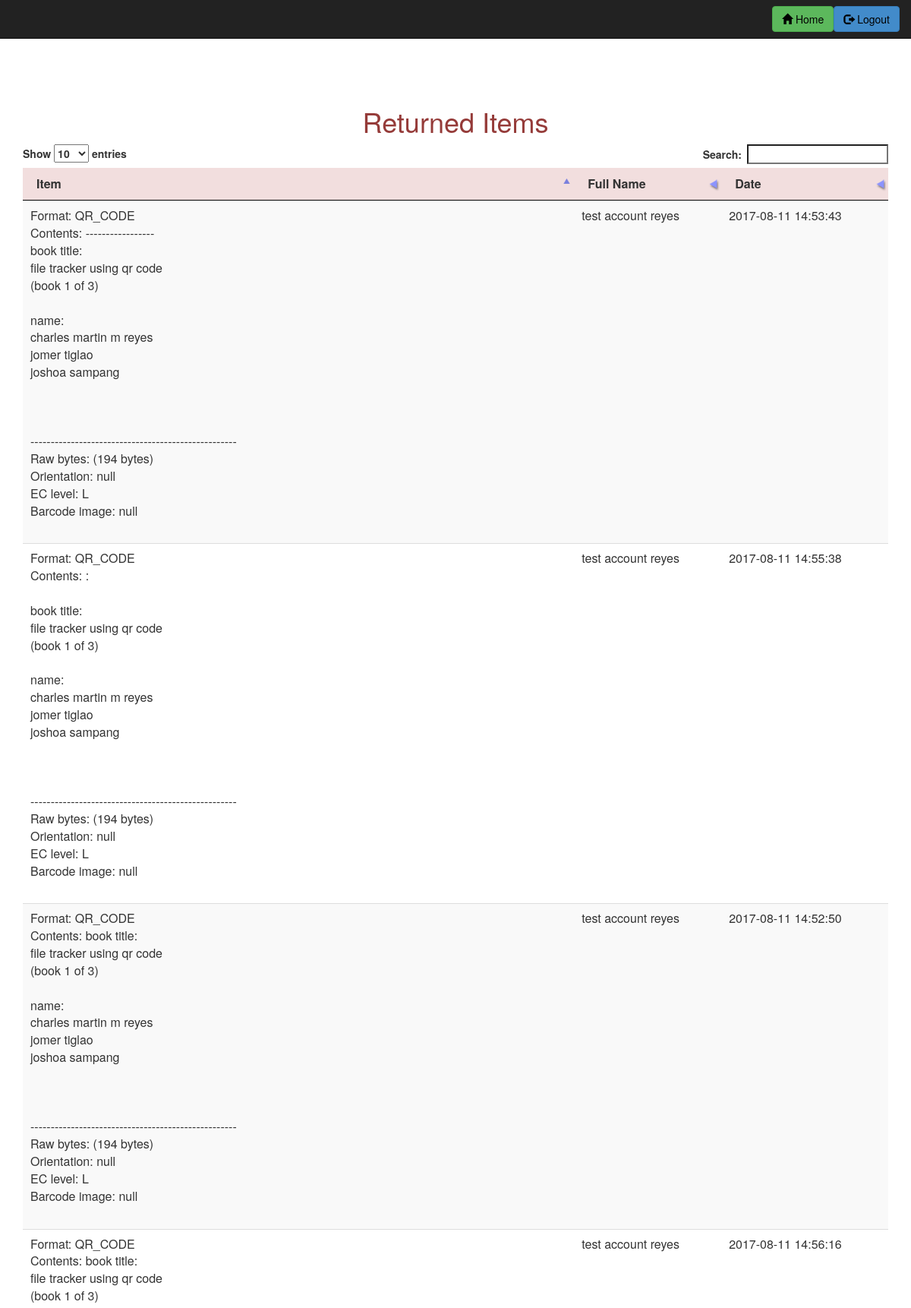
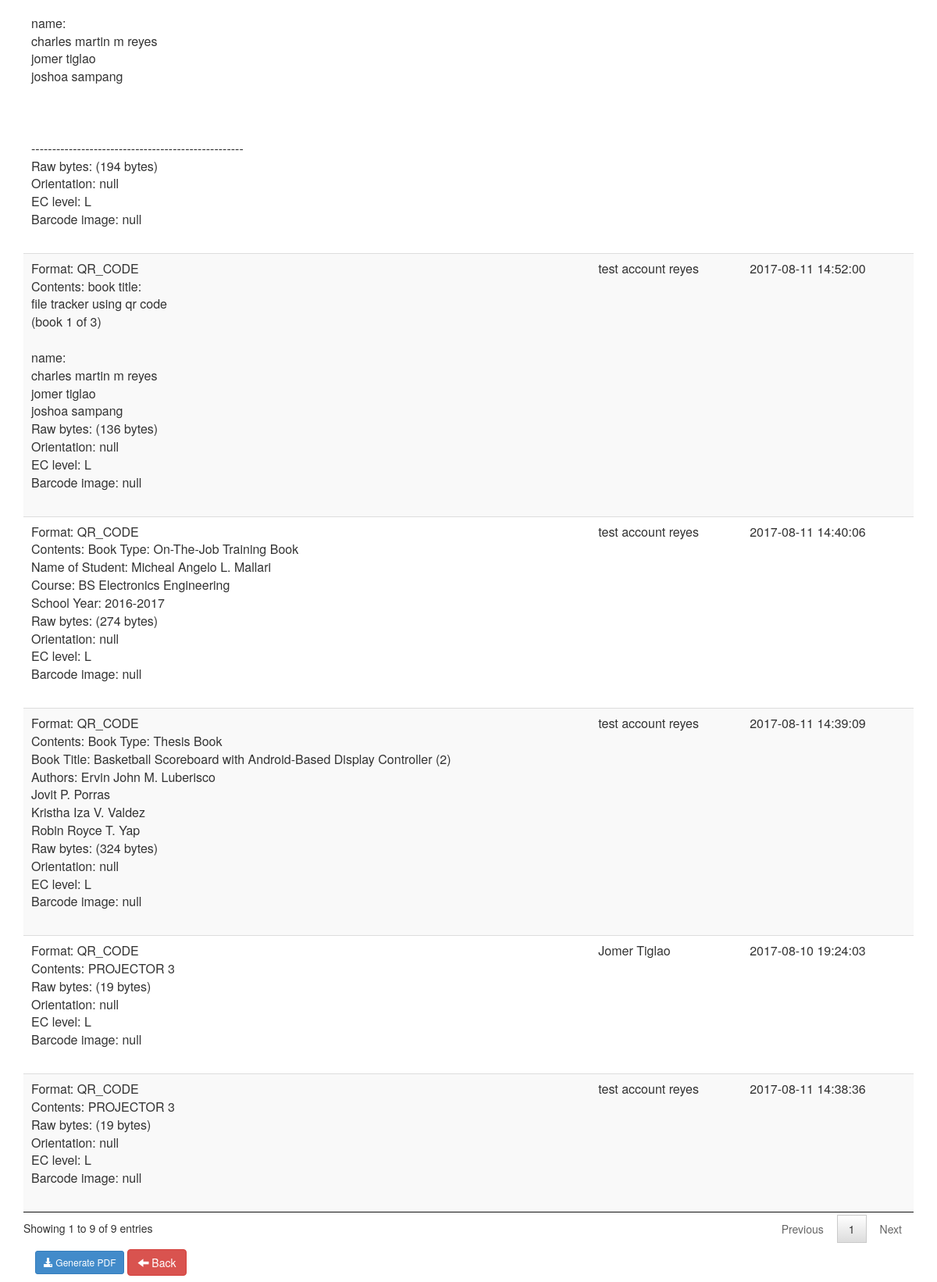
The page /index.php/main/getTransaction/returned on the database its author committed (2 pictures, top to bottom).
### tables this page shows
CREATE TABLE `returned` (
  `id` int(11) NOT NULL,
  `borrower` text NOT NULL,
  `item` text NOT NULL,
  `agent_id` int(11) NOT NULL,
  `date_created` text
);

CREATE TABLE `agent` (
  `id_agent` int(11) NOT NULL,
  `user_name` text NOT NULL,
  `password` text NOT NULL,
  `student_number` text NOT NULL,
  `full_name` text NOT NULL,
  `admin` tinyint(1) NOT NULL DEFAULT '0'
);

### application/controllers/Main.php (called while the page is built, shortened)
<?php
class Main extends CI_Controller {
	public function getTransaction($type){
		if($type == "returned"){
			$query="select id,agent.full_name , returned.item , returned.date_created ";
			$query.=" from returned left join agent on agent.id_agent = returned.agent_id";
			$query=$this->db->query($query);
			$result=$query->result();
			$data['logs']=$result;
			$data['type']=$type;
			$data['title']="Returned Items";
			$this->load->view('logs', $data);
		}else if($type == "borrowed"){
			$query="select id,agent.full_name , borrowed.item , borrowed.date_created ";
			$query.=" from borrowed left join agent on agent.id_agent = borrowed .agent_id";
			$query=$this->db->query($query);
			$result=$query->result();
			$data['logs']=$result;
			$data['type']=$type;
			$data['title']="Borrowed Items";
			$this->load->view('logs', $data);
		}else if($type == "transactions"){
			$query="select id,agent.full_name , transaction_logs.item , transaction_logs.date_created, transaction_logs.borrowed ";
			$query.=" from transaction_logs left join agent on agent.id_agent = transaction_logs .agent_id";
			$query.=" where transaction_logs.deleted = 0";
			$query=$this->db->query($query);
			$result=$query->result();
			$data['logs']=$result;
			$data['type']=$type;
			$data['title']="Transaction Logs";
			$this->load->view('logs', $data);
		}else if($type == "history"){
			$query="select id,agent.full_name , transaction_logs.item , transaction_logs.date_created, transaction_logs.borrowed ";
			$query.=" from transaction_logs left join agent on agent.id_agent = transaction_logs .agent_id";
			$query=$this->db->query($query);
			$result=$query->result();
			$data['logs']=$result;
			$data['type']=$type;
			$data['title']="History";
			$this->load->view('logs', $data);
		}
	}
}

### index.php (called while the page is built, shortened)
<?php
require_once BASEPATH.'core/CodeIgniter.php';

### application/views/logs.php (the view, shortened to what this page needs)
<body>
<?php include('include/header.php'); ?>
<div class="container" style="margin-top: 100px;">
    <div class="text-center">
       <h1 style="color: #953b39"> <?php echo $title; ?> </h1>
    </div>
    <table class="table bg-danger table-striped" id="logs-table">
        <thead>
            <tr class="trow">
                <th>Item</th>
                <th>Full Name</th>
                <th>Date</th>
            </tr>
        </thead>
        <tbody>
    <?php foreach($logs as $log){ ?>
    <tr class="trow">
        <td>
            <?php echo str_replace("\n","<br/>" ,$log->item); ?>
            <br>
        </td>
        <td>
            <?php echo $log->full_name; ?>
        </td>
        <td>
            <?php echo $log->date_created; ?>
        </td>
    </tr>
    <?php  }?>
        </tbody>
    </table>
</div>
<footer class="footer">
    <div class="container">
        <div class="col-lg-8">
            <button type="button" class="btn btn-primary btn-sm" onclick="generatefromtable('logs-table','<?php echo $title; ?>','<?php echo $title; ?>')">
                <span class="glyphicon glyphicon-download-alt"></span> Generate PDF
            </button>
            <a href='<?php echo base_url()."index.php/main/members"?>'class="btn btn-danger navbar-btn">
                <span class="glyphicon glyphicon-arrow-left"></span> Back
            </a>
        </div>
    </div>
</footer>
</body>
</html>

### application/views/include/header.php (shortened to what this page needs)
<html>
<head>
	<link href="<?php echo base_url();?>css/bootstrap.min.css" rel="stylesheet" media="screen">
	<link href="<?php echo base_url();?>css/datepicker.css" rel="stylesheet" media="screen">
	<link href="<?php echo base_url();?>css/jquery.dataTables.min.css" rel="stylesheet" media="screen">
    <link href="<?php echo base_url();?>css/design.css" rel="stylesheet" media="screen">
</head>
<body >
    <nav class="navbar navbar-fixed-top navbar-inverse">
       <div class="container-fluid navbar-right">
            <div class="navbar-header navbar-right">
				<a href='<?php echo base_url()."index.php/main/logout"?>' class="btn btn-primary navbar-btn pull-right" style="color: #000000;">
                    <span class="glyphicon glyphicon-log-out"></span>
                    Logout
                </a>
            </div>
           <div class="navbar-header navbar-right">
               <a href='<?php echo base_url()."index.php/main/members"?>' class="btn btn-success navbar-btn pull-right" style="color: #000000;">
                   <span class="glyphicon glyphicon-home"></span>
                   Home </a>
           </div>
        </div>
    </nav>

### rows shown on the page
returned: item "Format: QR_CODE Contents: PROJECTOR 3 Raw bytes: (19 bytes) Orientation: null EC level: L Barcode image: null", agent.full_name "Jomer Tiglao", date_created "2017-08-10 19:24:03"
returned: item "Format: QR_CODE Contents: PROJECTOR 3 Raw bytes: (19 bytes) Orientation: null EC level: L Barcode image: null", agent.full_name "test account reyes", date_created "2017-08-11 14:38:36"
returned: item "Format: QR_CODE Contents: Book Type: Thesis Book Book Title: Basketball Scoreboard with Android-Based Display Controller (2) Authors: Ervin John M. Luberisco Jovit P. Porras Kristha Iza V. Valdez Robin Royce T. Yap Raw bytes: (324 bytes) Orientation: null EC level: L Barcode image: null", agent.full_name "test account reyes", date_created "2017-08-11 14:39:09"
returned: item "Format: QR_CODE Contents: Book Type: On-The-Job Training Book Name of Student: Micheal Angelo L. Mallari Course: BS Electronics Engineering School Year: 2016-2017 Raw bytes: (274 bytes) Orientation: null EC level: L Barcode image: null", agent.full_name "test account reyes", date_created "2017-08-11 14:40:06"
returned: item "Format: QR_CODE Contents: book title: file tracker using qr code (book 1 of 3) name: charles martin m reyes jomer tiglao joshoa sampang Raw bytes: (136 bytes) Orientation: null EC level: L Barcode image: null", agent.full_name "test account reyes", date_created "2017-08-11 14:52:00"
returned: item "Format: QR_CODE Contents: book title: file tracker using qr code (book 1 of 3) name: charles martin m reyes jomer tiglao joshoa sampang --------------------------------------------------- Raw bytes: (194 bytes) Orientation: null EC level: L Barcode image: null", agent.full_name "test account reyes", date_created "2017-08-11 14:52:50"
returned: item "Format: QR_CODE Contents: ----------------- book title: file tracker using qr code (book 1 of 3) name: charles martin m reyes jomer tiglao joshoa sampang --------------------------------------------------- Raw bytes: (194 bytes) Orientation: null EC level: L Barcode image: null", agent.full_name "test account reyes", date_created "2017-08-11 14:53:43"
returned: item "Format: QR_CODE Contents: : book title: file tracker using qr code (book 1 of 3) name: charles martin m reyes jomer tiglao joshoa sampang --------------------------------------------------- Raw bytes: (194 bytes) Orientation: null EC level: L Barcode image: null", agent.full_name "test account reyes", date_created "2017-08-11 14:55:38"
returned: item "Format: QR_CODE Contents: book title: file tracker using qr code (book 1 of 3) name: charles martin m reyes jomer tiglao joshoa sampang --------------------------------------------------- Raw bytes: (194 bytes) Orientation: null EC level: L Barcode image: null", agent.full_name "test account reyes", date_created "2017-08-11 14:56:16"

### other values the page prints
$title "Returned Items"
